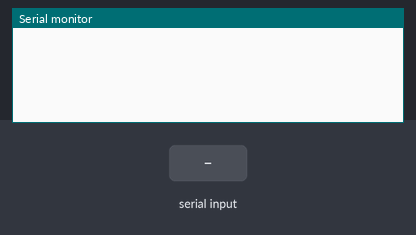
Simulated run of this sketch. Board: Arduino Uno, built with avr-gcc and run on an emulated ATmega328P. On the bench: the last lines printed to the serial monitor. The inputs (shaded band) are chosen by the test bench.

Above: at 1.2 s.
1.3 s: "1" received over Serial
At 2.2 s:
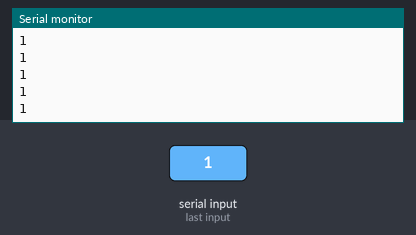
3.2 s: "0" received over Serial
At 3.8 s:
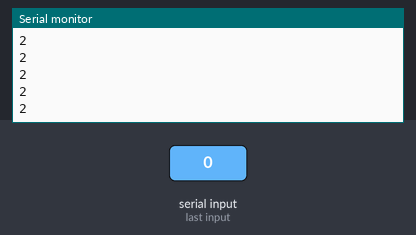
4.7 s: "2" received over Serial
At 5.4 s:
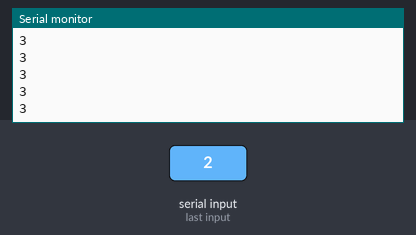
Timing chart, 0 to 7.7 s (numbered marks = the images above; inputs shaded):
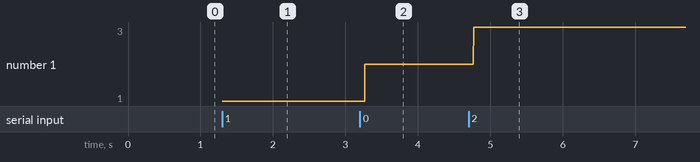

Measured:
- after the input at 1.3 s, the serial monitor: prints a new line at once (image 1)
- after the input at 3.2 s, the serial monitor: prints a new line after 0.07 s (image 2)
- after the input at 4.7 s, the serial monitor: prints a new line after 0.07 s (image 3)
- plotted number 1: 1 → 2 after the input at 3.2 s, 2 → 3 after the input at 4.7 s

The sketch:

Uno_available_test.ino
```cpp
void setup()
{
  Serial.begin(9600);
}

void loop()
{
}

void serialEvent()
{
  Serial.println(String(Serial.available()));
}
```
